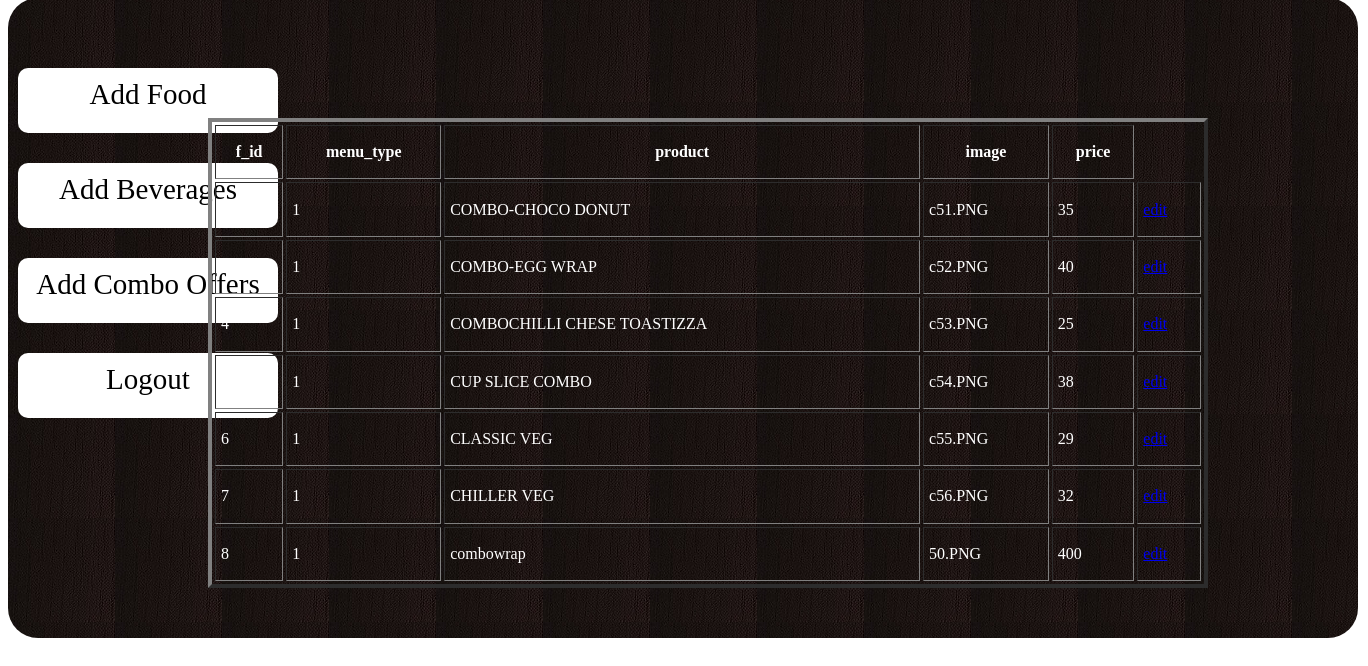
The app's page /admin/fetchcombo.php with its own data.
### tables this page shows
CREATE TABLE IF NOT EXISTS `combo` (
  `c_id` int(255) NOT NULL AUTO_INCREMENT,
  `menu_type` varchar(255) NOT NULL DEFAULT '',
  `product` varchar(255) NOT NULL DEFAULT '',
  `image` varchar(255) NOT NULL DEFAULT '',
  `price` varchar(255) NOT NULL DEFAULT '',
  PRIMARY KEY (`c_id`)
);

### admin/fetchcombo.php (the view, shortened to what this page needs)
<html>
<head>
                         <link rel="stylesheet" type="text/css" href="css/welcome.css"/>
</head>
<body>
<div class="maindiv">
<div class="leftdiv" style="margin-left:-10px;">
					<center><a style="text-decoration:none;color:#000000;" href="food.php"><p  class="leftdiv1"> Add Food</p></a></center>
				<center><a style="text-decoration:none;color:#000000;" href="beverages.php"><p  class="leftdiv1">Add Beverages</p></a></center>
				<center><a  style="text-decoration:none;color:#000000;"href="combo offers.php"><p  class="leftdiv1">Add Combo Offers</p></a></center>
				<center><a  style="text-decoration:none;color:#000000;"href="logout.php"><p  class="leftdiv1">Logout</p></a></center>
</div>
<div class="rightdiv">
<table border="4" style="color:#FFFFFF;margin-top:80px;margin-left:-30px;margin-right:50px;"cellpadding="5" cellspacing="3"  width="1000" height="470" align="right">
<tr>
<th>f_id</th>
<th>menu_type</th>
<th>product</th>
<th>image</th>
<th>price</th>
</tr>
<?php
$con=mysqli_connect("localhost","root","","gustocoffee");
$x= mysqli_query($con,"select * from  combo");
while ($y= mysqli_fetch_array($x))
{
?>
<tr >
	<td><?php echo $y[0]."<br/>"; ?></td>
	<td><?php echo $y[1]."<br/>"; ?></td>
	<td> <?php echo $y[2]."<br/>";  ?> </td>
	<td><?php echo $y[3]."<br/>";  ?></td>
     <td><?php echo $y[4]."<br/>"; ?></td>
<td><a href="comboedit.php?preeti=<?php echo $y[0]; ?>">edit</a></td>
</tr>
<?php
}
?>
</table>
</div>
</body></html>

### admin/css/welcome.css (style rules this page uses)
.maindiv { background-image:url(../images/1.PNG); height:640px; width:1350px; border-radius:30px; margin-top:-10px; }
.leftdiv { position:absolute; height:350px; width:300px; background-color:none; border:none; margin-left:50px; margin-top:40px; float:left; }
.leftdiv1 { width:240px; height:45px; border:none; margin-top:50px; background-color:#FFFFFF; padding:10px; border-radius:10px; margin-left:0px; margin-top:30px; font-family:Vladimir Script; font-size:29px; }
.rightdiv { position:absolute; height:350px; width:1200px; background-color:none; border:none; margin-left:50px; margin-top:40px; float:left; }

### records on screen
combo: menu_type "1", product "COMBO-CHOCO DONUT", image "c51.PNG", price "35"
combo: c_id "3", menu_type "1", product "COMBO-EGG WRAP", image "c52.PNG", price "40"
combo: c_id "4", menu_type "1", product "COMBOCHILLI CHESE TOASTIZZA", image "c53.PNG", price "25"
combo: menu_type "1", product "CUP SLICE COMBO", image "c54.PNG", price "38"
combo: c_id "6", menu_type "1", product "CLASSIC VEG", image "c55.PNG", price "29"
combo: c_id "7", menu_type "1", product "CHILLER VEG", image "c56.PNG", price "32"
combo: c_id "8", menu_type "1", product "combowrap", image "50.PNG", price "400"
